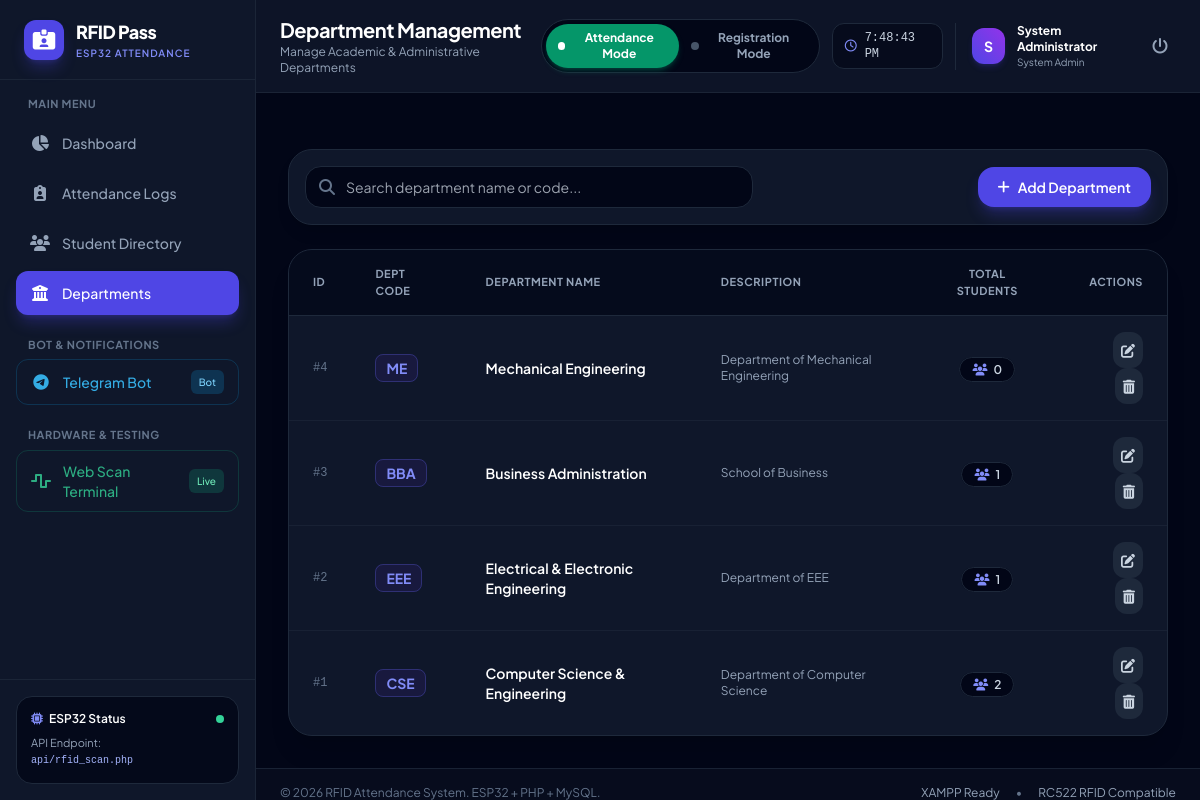
Screenshot of /departments.php (signed in) with the database file from the repository.
### tables this page shows
CREATE TABLE IF NOT EXISTS `system_mode` (
    `id` INT PRIMARY KEY DEFAULT 1,
    `device_mode` ENUM('ATTENDANCE', 'REGISTRATION') DEFAULT 'ATTENDANCE',
    `device_token` VARCHAR(50) DEFAULT '19453d39b4edd4e6',
    `last_scanned_uid` VARCHAR(50) NULL,
    `last_scanned_at` TIMESTAMP NULL,
    `updated_at` TIMESTAMP DEFAULT CURRENT_TIMESTAMP ON UPDATE CURRENT_TIMESTAMP
);

CREATE TABLE IF NOT EXISTS `departments` (
    `id` INT AUTO_INCREMENT PRIMARY KEY,
    `dept_code` VARCHAR(20) NOT NULL UNIQUE,
    `dept_name` VARCHAR(100) NOT NULL,
    `description` TEXT NULL,
    `created_at` TIMESTAMP DEFAULT CURRENT_TIMESTAMP
);

### departments.php (the view, shortened to what this page needs)
<?php
require_once 'includes/header.php';
$depts_stmt = $pdo->query("
    SELECT d.*, COUNT(s.id) as student_count
    FROM departments d
    LEFT JOIN students s ON d.id = s.dept_id
    GROUP BY d.id
    ORDER BY d.id DESC
");
$departments = $depts_stmt->fetchAll();
?>
<div class="flex flex-col sm:flex-row items-stretch sm:items-center justify-between gap-4 bg-slate-900 border border-slate-800 p-4 rounded-3xl shadow-lg">
    <div class="relative flex-1 max-w-md">
        <span class="absolute inset-y-0 left-0 pl-3.5 flex items-center text-slate-500">
            <i class="fa-solid fa-magnifying-glass"></i>
        </span>
        <input type="text" id="search-dept-input" onkeyup="filterDepartments()" placeholder="Search department name or code..."
            class="w-full pl-10 pr-4 py-2.5 bg-slate-950 border border-slate-800 rounded-2xl focus:outline-none focus:border-indigo-500 text-white text-sm">
    </div>
    <button onclick="openAddModal()" class="py-2.5 px-5 bg-indigo-600 hover:bg-indigo-500 text-white font-semibold rounded-2xl shadow-lg shadow-indigo-600/30 transition flex items-center justify-center gap-2 text-sm">
        <i class="fa-solid fa-plus"></i>
        <span>Add Department</span>
    </button>
</div>
<div class="bg-slate-900 border border-slate-800 rounded-3xl overflow-hidden shadow-xl">
    <div class="overflow-x-auto">
        <table class="w-full text-left border-collapse" id="dept-table">
            <thead>
                <tr class="bg-slate-950/70 border-b border-slate-800 text-[11px] font-bold uppercase tracking-wider text-slate-400">
                    <th class="py-4 px-6">ID</th>
                    <th class="py-4 px-6">Dept Code</th>
                    <th class="py-4 px-6">Department Name</th>
                    <th class="py-4 px-6">Description</th>
                    <th class="py-4 px-6 text-center">Total Students</th>
                    <th class="py-4 px-6 text-right">Actions</th>
                </tr>
            </thead>
            <tbody class="divide-y divide-slate-800/60 text-sm">
                <?php if (empty($departments)): ?>
                    <tr>
                        <td colspan="6" class="py-8 text-center text-slate-500">No departments found. Click "Add Department" to create one.</td>
                    </tr>
                <?php else: ?>
                    <?php foreach ($departments as $dept): ?>
                        <tr class="hover:bg-slate-800/40 transition dept-row">
                            <td class="py-4 px-6 font-mono text-xs text-slate-500">#<?= $dept['id'] ?></td>
                            <td class="py-4 px-6 font-bold text-indigo-400">
                                <span class="bg-indigo-950/60 border border-indigo-500/30 px-2.5 py-1 rounded-lg">
                                    <?= htmlspecialchars($dept['dept_code']) ?>
                                </span>
                            </td>
                            <td class="py-4 px-6 font-semibold text-white dept-name"><?= htmlspecialchars($dept['dept_name']) ?></td>
                            <td class="py-4 px-6 text-slate-400 text-xs"><?= htmlspecialchars($dept['description'] ?? 'N/A') ?></td>
                            <td class="py-4 px-6 text-center">
                                <span class="bg-slate-950 border border-slate-800 px-3 py-1 rounded-full text-xs font-semibold text-slate-300">
                                    <i class="fa-solid fa-users text-indigo-400 mr-1"></i> <?= $dept['student_count'] ?>
                                </span>
                            </td>
                            <td class="py-4 px-6 text-right space-x-2">
                                <button onclick="openEditModal(<?= htmlspecialchars(json_encode($dept)) ?>)"
                                    class="p-2 bg-slate-800 hover:bg-indigo-600 text-slate-300 hover:text-white rounded-xl transition" title="Edit">
                                    <i class="fa-solid fa-pen-to-square"></i>
                                </button>
                                <button onclick="openDeleteModal(<?= $dept['id'] ?>, '<?= htmlspecialchars($dept['dept_name']) ?>')"
                                    class="p-2 bg-slate-800 hover:bg-red-600 text-slate-300 hover:text-white rounded-xl transition" title="Delete">
                                    <i class="fa-solid fa-trash-can"></i>
                                </button>
                            </td>
                        </tr>
                    <?php endforeach; ?>
                <?php endif; ?>
            </tbody>
        </table>
    </div>
</div>
<?php require_once 'includes/footer.php'; ?>

### rows the page displays
departments: id "4", dept_code "ME", dept_name "Mechanical Engineering", description "Department of Mechanical Engineering", student_count "0"
departments: id "3", dept_code "BBA", dept_name "Business Administration", description "School of Business", student_count "1"
departments: id "2", dept_code "EEE", dept_name "Electrical & Electronic Engineering", description "Department of EEE", student_count "1"
departments: id "1", dept_code "CSE", dept_name "Computer Science & Engineering", description "Department of Computer Science", student_count "2"

### other values shown
$page_title "Department Management"
$page_subtitle "Manage Academic & Administrative Departments"
substr($_SESSION['admin_fullname'] ?? 'A', 0, 1) "S"
$_SESSION['admin_fullname'] "System Administrator"
